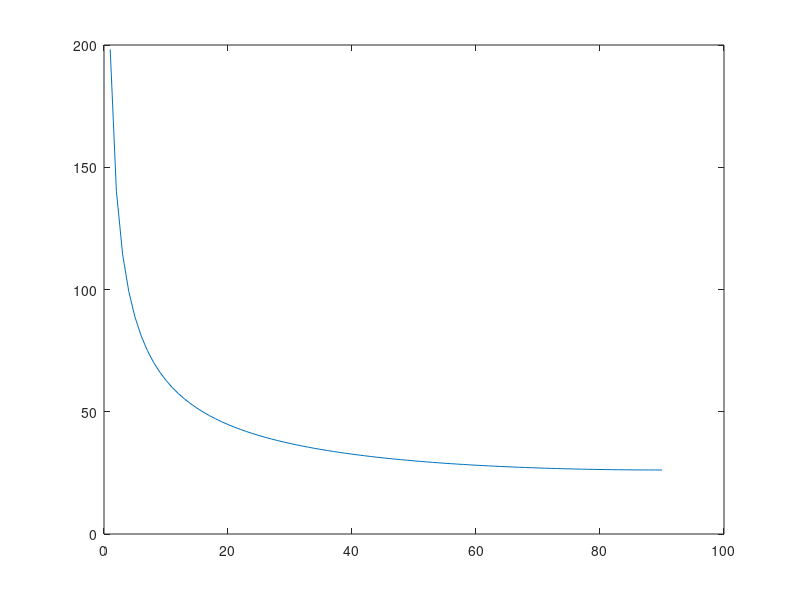

Write the MATLAB code that produced this figure.

% Description: calculate Ekman layer depth, See Talley, s7, p23
%
%      Author: OU Yuyuan <ouyuyuan@lasg.iap.ac.cn>
%     Created: 2014-01-20 15:26:08 BJT
% Last Change: 2014-01-20 15:37:07 BJT

% rotating velocity of earth (rad/sec)
omg = 7.292e-5; 

% constant eddy viscosity (m^2/sec)
av = 0.05; 

% latitude (degree)
phi = 0:1:90; 

% depth of Ekman layer (m)
dep = sqrt( av ./ (omg.*sin(phi*pi/180.0)) ); 

plot(phi, dep);
